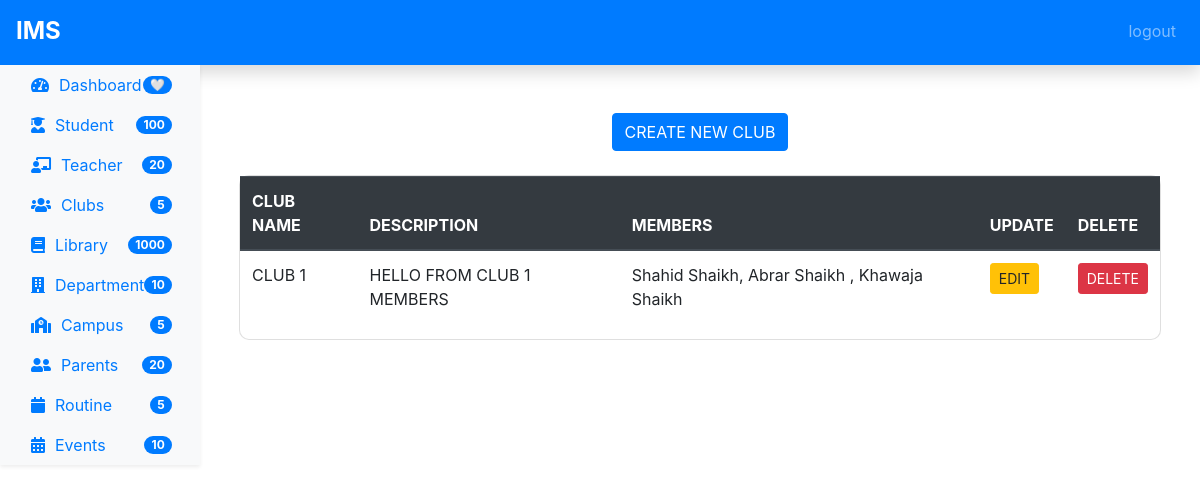
The page /club/ on the database its author committed.
### app1/models.py (models this page shows, shortened)
class Club(models.Model):
    name = models.CharField(max_length=20)
    desc = models.TextField()
    members = models.ManyToManyField('Student', related_name='clubs')

class Person(models.Model):
    name = models.CharField(max_length=50)
    dob = models.DateField()
    doj = models.DateField()
    address = models.TextField()
    class Meta:
        abstract = True

class Student(Person):
    rno = models.IntegerField()

### app1/views.py (the view)
# urls.py: path('club/', views.club, name='club'),
@never_cache
def club(request):
    clubs = Club.objects.all()
    students = Student.objects.all()
    return render(request, 'club.html', {'clubs': clubs, 'students': students})

### app1/templates/club.html (shortened to what this page needs)
{% extends "header.html" %}
{% block content %}
<div class="container mt-5">
    <div class="d-flex justify-content-center mb-4">
        <button type="button" class="btn btn-primary" data-toggle="modal" data-target="#clubModal">
            CREATE NEW CLUB
        </button>
    </div>
    <div class="card card-table">
        <table class="table table-hover">
            <thead class="thead-dark">
                <tr>
                    <th scope="col">CLUB NAME</th>
                    <th scope="col">DESCRIPTION</th>
                    <th scope="col">MEMBERS</th>
                    <th scope="col">UPDATE</th>
                    <th scope="col">DELETE</th>
                </tr>
            </thead>
            <tbody id="clubTable">
                {% for club in clubs %}
                <tr>
                    <td>{{ club.name }}</td>
                    <td>{{ club.desc }}</td>
                    <td>
                        {% for member in club.members.all %}
                            {{ member.name }}{% if not forloop.last %}, {% endif %}
                        {% endfor %}
                    </td>
                    <td><button class="btn btn-sm btn-warning" data-toggle="modal" data-target="#editClubModal{{club.pk}}">EDIT</button></td>
                    <td><a href="{% url 'delclub' club.pk %}" class="btn btn-sm btn-danger" onclick="return confirm('Are you sure you want to delete this club?');">DELETE</a></td>
                </tr>
                {% endfor %}
            </tbody>
        </table>
    </div>
</div>
{% endblock content %}

### app1/templates/header.html (style rules this page uses)
.card { transition: transform 0.3s ease, box-shadow 0.3s ease; border-radius: 10px; }

### rows shown on the page
Club: name "CLUB 1", desc "HELLO FROM CLUB 1 MEMBERS"
Student: name "Shahid Shaikh"
Student: name "Abrar Shaikh"
Student: name "Khawaja Shaikh"
